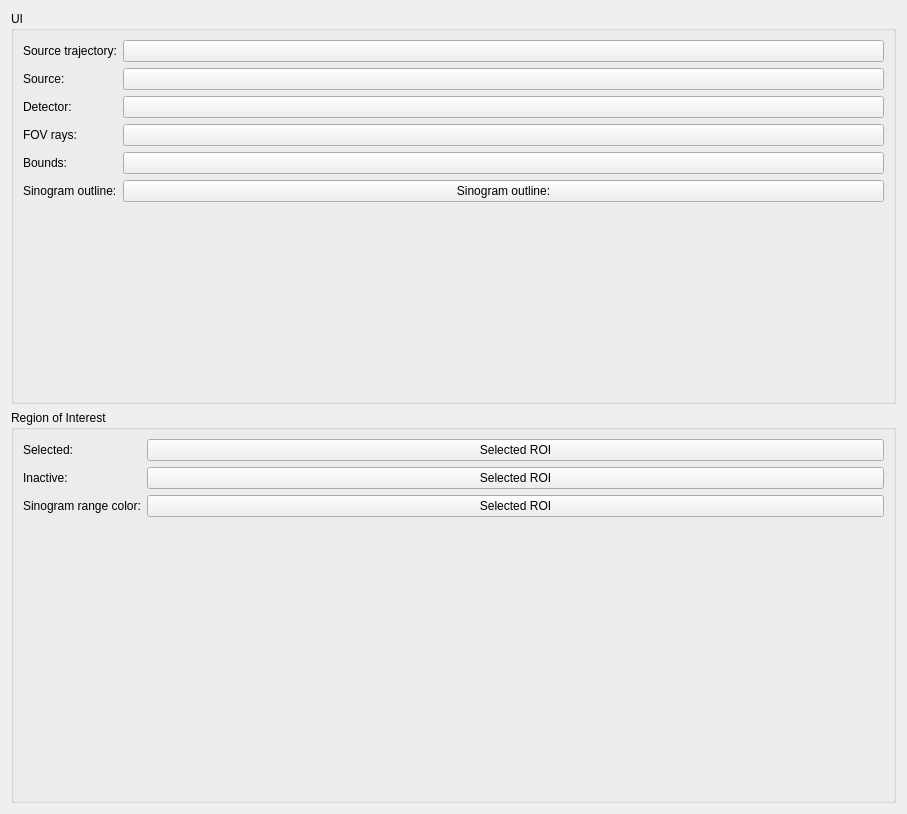
<?xml version="1.0" encoding="UTF-8"?>
<ui version="4.0">
 <class>Form</class>
 <widget class="ctkSettingsPanel" name="Form">
  <property name="geometry">
   <rect>
    <x>0</x>
    <y>0</y>
    <width>907</width>
    <height>814</height>
   </rect>
  </property>
  <property name="windowTitle">
   <string>Form</string>
  </property>
  <layout class="QVBoxLayout" name="verticalLayout">
   <item>
    <widget class="ctkCollapsibleGroupBox" name="uiSettingsBox">
     <property name="sizePolicy">
      <sizepolicy hsizetype="Preferred" vsizetype="Preferred">
       <horstretch>0</horstretch>
       <verstretch>0</verstretch>
      </sizepolicy>
     </property>
     <property name="title">
      <string>UI</string>
     </property>
     <layout class="QFormLayout" name="formLayout">
      <item row="0" column="0">
       <widget class="QLabel" name="sourceTrajectoryLabel">
        <property name="text">
         <string>Source trajectory:</string>
        </property>
       </widget>
      </item>
      <item row="0" column="1">
       <widget class="ctkColorPickerButton" name="sourceTrajectoryColorPickerButton">
        <property name="color">
         <color>
          <red>90</red>
          <green>92</green>
          <blue>193</blue>
         </color>
        </property>
        <property name="dialogOptions">
         <set>ctkColorPickerButton::ShowAlphaChannel</set>
        </property>
       </widget>
      </item>
      <item row="1" column="0">
       <widget class="QLabel" name="sourceLabel">
        <property name="text">
         <string>Source:</string>
        </property>
       </widget>
      </item>
      <item row="1" column="1">
       <widget class="ctkColorPickerButton" name="sourceColorPickerButton">
        <property name="color">
         <color>
          <red>255</red>
          <green>234</green>
          <blue>117</blue>
         </color>
        </property>
        <property name="dialogOptions">
         <set>ctkColorPickerButton::ShowAlphaChannel</set>
        </property>
       </widget>
      </item>
      <item row="2" column="0">
       <widget class="QLabel" name="detectorLabel">
        <property name="text">
         <string>Detector:</string>
        </property>
       </widget>
      </item>
      <item row="2" column="1">
       <widget class="ctkColorPickerButton" name="detectorColorPickerButton">
        <property name="color">
         <color alpha="178">
          <red>255</red>
          <green>152</green>
          <blue>35</blue>
         </color>
        </property>
        <property name="dialogOptions">
         <set>ctkColorPickerButton::ShowAlphaChannel</set>
        </property>
       </widget>
      </item>
      <item row="3" column="0">
       <widget class="QLabel" name="fovRaysLabel">
        <property name="text">
         <string>FOV rays:</string>
        </property>
       </widget>
      </item>
      <item row="3" column="1">
       <widget class="ctkColorPickerButton" name="fovRaysColorPickerButton">
        <property name="color">
         <color>
          <red>223</red>
          <green>198</green>
          <blue>98</blue>
         </color>
        </property>
        <property name="dialogOptions">
         <set>ctkColorPickerButton::ShowAlphaChannel</set>
        </property>
       </widget>
      </item>
      <item row="4" column="0">
       <widget class="QLabel" name="boundsLabel">
        <property name="text">
         <string>Bounds:</string>
        </property>
       </widget>
      </item>
      <item row="4" column="1">
       <widget class="ctkColorPickerButton" name="boundsColorPickerButton">
        <property name="color">
         <color>
          <red>255</red>
          <green>0</green>
          <blue>255</blue>
         </color>
        </property>
        <property name="dialogOptions">
         <set>ctkColorPickerButton::ShowAlphaChannel</set>
        </property>
       </widget>
      </item>
      <item row="5" column="0">
       <widget class="QLabel" name="sinogramOutlineLabel">
        <property name="text">
         <string>Sinogram outline:</string>
        </property>
       </widget>
      </item>
      <item row="5" column="1">
       <widget class="ctkColorPickerButton" name="sinogramOutlineColorPickerButton">
        <property name="text">
         <string>Sinogram outline:</string>
        </property>
        <property name="color">
         <color>
          <red>160</red>
          <green>160</green>
          <blue>160</blue>
         </color>
        </property>
        <property name="dialogOptions">
         <set>ctkColorPickerButton::ShowAlphaChannel</set>
        </property>
       </widget>
      </item>
     </layout>
    </widget>
   </item>
   <item>
    <widget class="ctkCollapsibleGroupBox" name="roiSettingsBox">
     <property name="sizePolicy">
      <sizepolicy hsizetype="Preferred" vsizetype="Preferred">
       <horstretch>0</horstretch>
       <verstretch>0</verstretch>
      </sizepolicy>
     </property>
     <property name="title">
      <string>Region of Interest</string>
     </property>
     <layout class="QFormLayout" name="formLayout_2">
      <item row="0" column="0">
       <widget class="QLabel" name="selectedROILabel">
        <property name="text">
         <string>Selected:</string>
        </property>
       </widget>
      </item>
      <item row="0" column="1">
       <widget class="ctkColorPickerButton" name="selectedROIColorPickerButton">
        <property name="sizePolicy">
         <sizepolicy hsizetype="Expanding" vsizetype="Fixed">
          <horstretch>0</horstretch>
          <verstretch>0</verstretch>
         </sizepolicy>
        </property>
        <property name="text">
         <string>Selected ROI</string>
        </property>
        <property name="color">
         <color alpha="150">
          <red>255</red>
          <green>26</green>
          <blue>26</blue>
         </color>
        </property>
        <property name="dialogOptions">
         <set>ctkColorPickerButton::ShowAlphaChannel</set>
        </property>
       </widget>
      </item>
      <item row="1" column="0">
       <widget class="QLabel" name="inactiveROILabel">
        <property name="text">
         <string>Inactive:</string>
        </property>
       </widget>
      </item>
      <item row="1" column="1">
       <widget class="ctkColorPickerButton" name="inactiveROIColorPickerButton">
        <property name="sizePolicy">
         <sizepolicy hsizetype="Expanding" vsizetype="Fixed">
          <horstretch>0</horstretch>
          <verstretch>0</verstretch>
         </sizepolicy>
        </property>
        <property name="text">
         <string>Selected ROI</string>
        </property>
        <property name="color">
         <color alpha="25">
          <red>25</red>
          <green>25</green>
          <blue>25</blue>
         </color>
        </property>
        <property name="dialogOptions">
         <set>ctkColorPickerButton::ShowAlphaChannel</set>
        </property>
       </widget>
      </item>
      <item row="2" column="0">
       <widget class="QLabel" name="roiSinogramRangeLabel">
        <property name="text">
         <string>Sinogram range color:</string>
        </property>
       </widget>
      </item>
      <item row="2" column="1">
       <widget class="ctkColorPickerButton" name="roiSinogramRangeColorPickerButton">
        <property name="sizePolicy">
         <sizepolicy hsizetype="Expanding" vsizetype="Fixed">
          <horstretch>0</horstretch>
          <verstretch>0</verstretch>
         </sizepolicy>
        </property>
        <property name="text">
         <string>Selected ROI</string>
        </property>
        <property name="color">
         <color>
          <red>255</red>
          <green>201</green>
          <blue>74</blue>
         </color>
        </property>
        <property name="dialogOptions">
         <set>ctkColorPickerButton::ShowAlphaChannel</set>
        </property>
       </widget>
      </item>
     </layout>
    </widget>
   </item>
  </layout>
 </widget>
 <customwidgets>
  <customwidget>
   <class>ctkCollapsibleGroupBox</class>
   <extends>QGroupBox</extends>
   <header>ctkCollapsibleGroupBox.h</header>
   <container>1</container>
  </customwidget>
  <customwidget>
   <class>ctkColorPickerButton</class>
   <extends>QPushButton</extends>
   <header>ctkColorPickerButton.h</header>
  </customwidget>
  <customwidget>
   <class>ctkSettingsPanel</class>
   <extends>QWidget</extends>
   <header>ctkSettingsPanel.h</header>
   <container>1</container>
  </customwidget>
 </customwidgets>
 <resources/>
 <connections/>
</ui>
